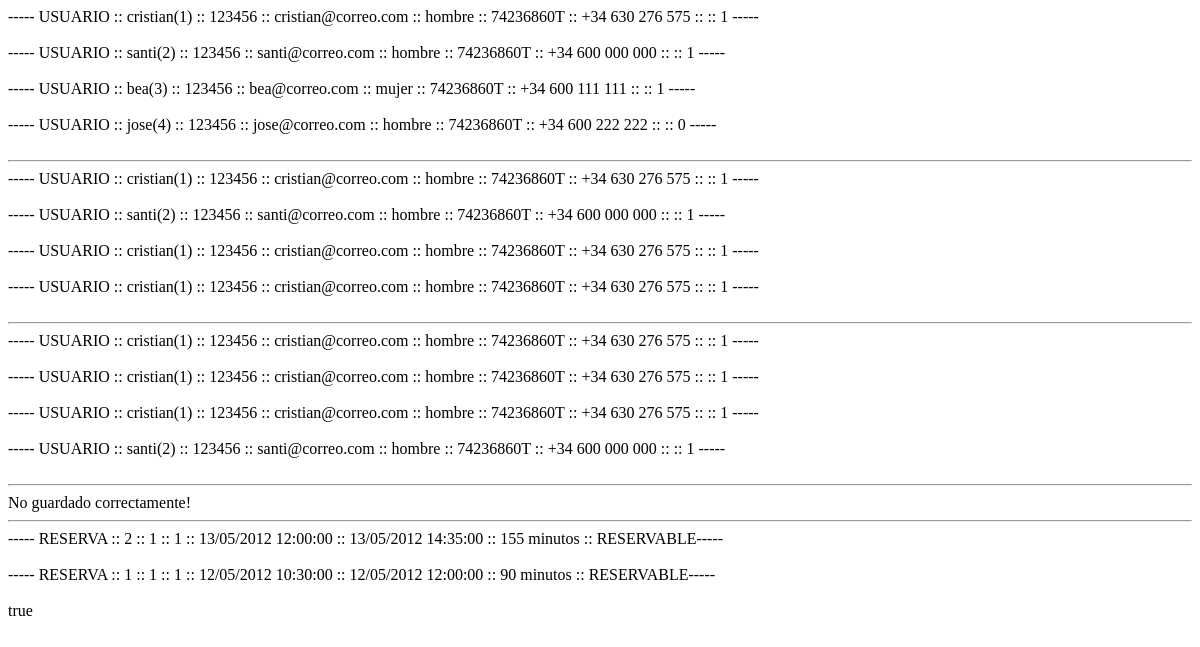
/Padel/index.php, run on an earlier commit of the app's database.
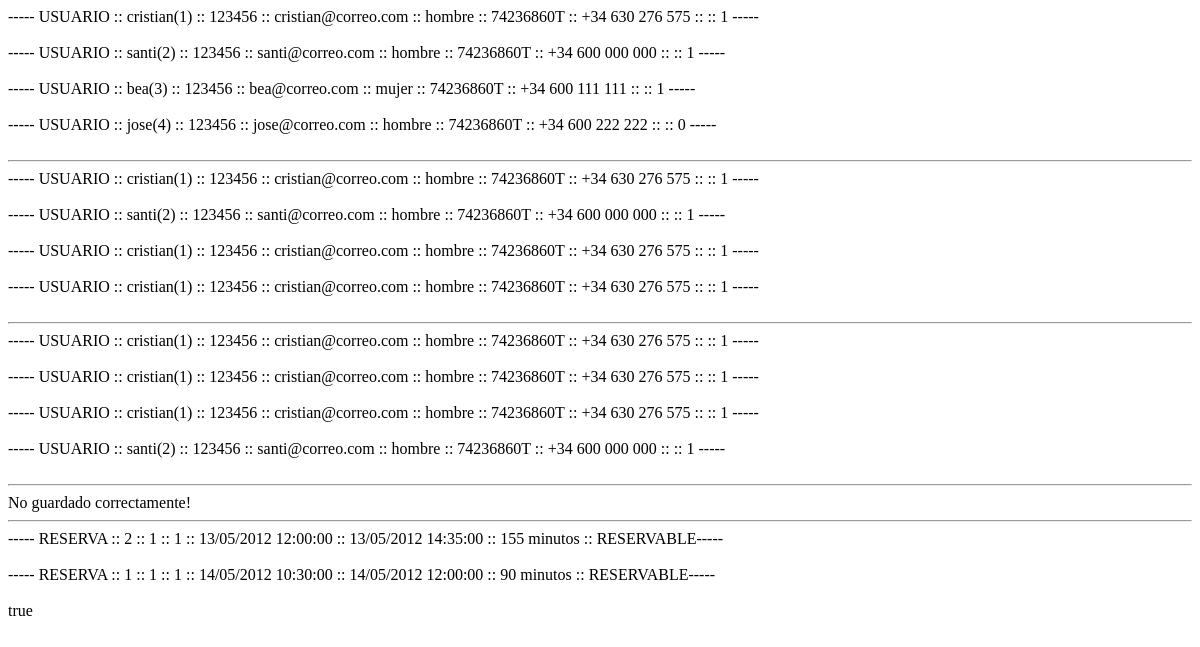
And on a later commit of the database.
### tables this page shows
create table usuarios
(
	id int not null auto_increment,
	email varchar(255) not null,
	nombre text not null,
	contrasena varchar(40) not null,
	dni text not null,
	sexo enum ('hombre', 'mujer') not null,
	direccion text not null,
	telefono text not null,
	admin int not null default 0,
	primary key (id),
	unique (email)
);

create table reservas
(
	id int not null auto_increment,
	id_usuario int not null,
	id_pista int not null,
	fecha_inicio datetime not null,
	fecha_fin datetime not null,
    reservable int not null default 1,
	primary key (id),
    unique (id_pista, fecha_inicio)
);

### Padel/BD.php (called while the page is built, shortened)
<?php
class BD
{
	private static $ip;
	private static $usuario;
	private static $contrasena;
	public static function espeficarDatos($ip, $usuario, $contrasena, $nombreBd)
	{
		self::$ip = $ip;
		self::$usuario = $usuario;
		self::$contrasena = $contrasena;
	}
	public static function conectar()
	{
		if (!($conexion=mysql_connect(self::$ip,self::$usuario,self::$contrasena)))
		{
			echo "<BD::conectar> No se pudo conectar al servidor de la base de datos.";
			$conexion = NULL;
		}
		return $conexion;
	}
	public static function desconectar($conexion = NULL)
	{
		if ($conexion != NULL)
			return mysql_close($conexion);
		else
			return mysql_close();
	}
}
?>

### Padel/minilibreria.php (called while the page is built, shortened)
<?php
    require_once 'BD.php';
    require_once 'ENUsuario.php';
    require_once 'ENReserva.php';
    function filtrarCadena($cadena)
    {
        if ($cadena != NULL)
        {
            if (is_string($cadena) || is_numeric($cadena))
            {
                $cadena = str_replace("'", "", $cadena);
                $cadena = str_replace("\\", "", $cadena);
                $cadena = str_replace("\"", "", $cadena);
                $cadena = str_replace("=", "", $cadena);
                $cadena = str_replace(">", "", $cadena);
                $cadena = str_replace("<", "", $cadena);
                $cadena = str_replace("\/", "", $cadena);
                $cadena = str_replace("/", "", $cadena);
                $cadena = str_replace("%", "", $cadena);
                $cadena = str_replace(";", ":", $cadena);
                $cadena = str_replace("|", "", $cadena);
                $cadena = str_replace("&", "", $cadena);
                return $cadena;
            }
        }
        return "";
    }
?>

### Padel/ENUsuario.php (the view, shortened to what this page needs)
<?php
require_once 'minilibreria.php';
class ENUsuario
{
    private $id;
    private $nombre;
     private $contrasena;
     private $email;
     private $sexo;
     private $telefono;
     private $dni;
     private $direccion;
     private $admin;
     public function setNombre($nombre)
     {
         $nombre = filtrarCadena($nombre);
         $this->nombre = $nombre;
     }
     public function setContrasena($contrasena)
     {
         $contrasena = filtrarCadena($contrasena);
         $this->contrasena = $contrasena;
     }
     public function setEmail($email)
     {
         $email = filtrarCadena($email);
         $this->email = $email;
     }
     public function setSexo($sexo)
     {
         if ($sexo != "hombre")
            $sexo = "mujer";
         $this->sexo = $sexo;
     }
     public function setTelefono($telefono)
     {
         $telefono = filtrarCadena($telefono);
         $this->telefono = $telefono;
     }
     public function setDni($dni)
     {
         $dni = filtrarCadena($dni);
         $this->dni = $dni;
     }
     public function setDireccion($direccion)
     {
         $direccion = filtrarCadena($direccion);
         $this->direccion = $direccion;
     }
     public function setAdmin($admin)
     {
         $this->admin = ($admin == 0 || $admin == "0") ? 0 : 1;
     }
    public function  __construct()
    {
        $this->id = 0;
        $this->nombre = "";
        $this->contrasena = "";
        $this->email = "";
        $this->sexo = null;
        $this->telefono = "";
        $this->dni = "";
        $this->direccion = "";
        $this->admin = 0;
    }
    public function toString()
    {
        return "----- USUARIO :: $this->nombre($this->id) :: $this->contrasena :: $this->email :: $this->sexo :: $this->dni :: $this->telefono :: $this->direccion :: $this->admin -----<br />";
    }
    private static function obtenerDatos($fila)
    {
        $usuario = new ENUsuario;
        $usuario->id = $fila[0];
        $usuario->email = $fila[1];
        $usuario->nombre = utf8_encode($fila[2]);
        $usuario->contrasena = $fila[3];
        $usuario->dni = utf8_encode($fila[4]);
        $usuario->sexo = $fila[5];
        $usuario->direccion = utf8_encode($fila[6]);
        $usuario->telefono = utf8_encode($fila[7]);
        $usuario->admin = $fila[8];
        return $usuario;
    }
    public static function obtenerTodos()
    {
        $listaUsuarios = NULL;
        try
        {
            $sentencia = "select * from usuarios order by id";
            $resultado = mysql_query($sentencia, BD::conectar());
            if ($resultado)
            {
                $listaUsuarios = array();
                $contador = 0;
                while ($fila = mysql_fetch_array($resultado))
                {
                    $usuario = self::obtenerDatos($fila);
                    if ($usuario != NULL)
                    {
                        $listaUsuarios[$contador++] = $usuario;
                    }
                    else
                    {
                        echo "ENUsuario::obtenerTodos() Usuario nulo nº $contador";
                    }
                }
            }
            else
            {
                echo "ENUsuario::obtenerTodos()".mysql_error();
            }
        }
        catch (Exception $e)
        {
            $listaUsuarios = NULL;
            echo "ENUsuario::obtenerTodos()".$e->getMessage();
        }
        return $listaUsuarios;
    }
    public static function obtenerPorEmail($email)
    {
        $email = filtrarCadena($email);
        $usuario = NULL;
        try
        {
            $sentencia = "select *";
            $sentencia = "$sentencia from usuarios";
            $sentencia = "$sentencia where email = '$email'";
            $resultado = mysql_query($sentencia, BD::conectar());
            if ($resultado)
            {
                $fila = mysql_fetch_array($resultado);
                if ($fila)
                {
                    $usuario = self::obtenerDatos($fila);
                }
            }
            else
            {
                echo "ENUsuario::obtenerPorEmail()".mysql_error();
            }
        }
        catch (Exception $e)
        {
            $usuario = NULL;
            echo "ENUsuario::obtenerPorEmail() ".$e->getMessage();
        }
        return $usuario;
    }
    public static function obtenerPorId($id)
    {
        $id = filtrarCadena($id);
        $usuario = NULL;
        try
        {
            $sentencia = "select *";
            $sentencia = "$sentencia from usuarios";
            $sentencia = "$sentencia where id = '$id'";
            $resultado = mysql_query($sentencia, BD::conectar());
            if ($resultado)
            {
                $fila = mysql_fetch_array($resultado);
                if ($fila)
                {
                    $usuario = self::obtenerDatos($fila);
                }
            }
            else
            {
                echo "ENUsuario::obtenerPorId() ".mysql_error();
            }
        }
        catch (Exception $e)
        {
            $usuario = NULL;
            echo "ENUsuario::obtenerPorId() ".$e->getMessage();
        }
        return $usuario;
    }
    public function guardar()
    {
        $guardado = false;
        if ($this->id == 0)
        {
            try
            {
                $conexion = BD::conectar();
                $sentencia = "insert into usuarios (nombre, contrasena, email, dni, sexo, direccion, telefono, admin)";
                $sentencia = "$sentencia values ('".utf8_decode($this->nombre)."', '".$this->contrasena."', '".$this->email."', '".utf8_decode($this->dni)."', '".$this->sexo."', '".utf8_decode($this->direccion)."', '".utf8_decode($this->telefono)."', '".$this->admin."')";
                $resultado = mysql_query($sentencia, $conexion);
                if ($resultado)
                {
                    $sentencia = "select id from usuarios where email = '".$this->email."'";
                    $resultado = mysql_query($sentencia, $conexion);
                    if ($resultado)
                    {
                        $fila = mysql_fetch_array($resultado);
                    }
                    else
                    {
                        echo "ENUsuario::guardar() ".mysql_error();
                    }
                }
                else
                {
                    echo "ENUsuario::guardar() ".mysql_error();
                }
            }
            catch (Exception $e)
            {
                echo "ENUsuario::guardar() ".$e->getMessage();
            }
        }
        return $guardado;
    }
}
?>

### Padel/index.php (shortened to what this page needs)
<!DOCTYPE html>
<html>
    <head>
    </head>
    <body>
        <?php
        require_once("minilibreria.php");
        $usuarios = ENUsuario::obtenerTodos();
        foreach ($usuarios as $usuario)
        {
            echo $usuario->toString()."<br />";
        }
        echo "<hr 7>";
        echo ENUsuario::obtenerPorEmail("cristian@correo.com")->toString()."<br />";
        echo ENUsuario::obtenerPorEmail("santi@correo.com")->toString()."<br />";
        echo ENUsuario::obtenerPorEmail("cristian@correo.com")->toString()."<br />";
        echo ENUsuario::obtenerPorEmail("cristian@correo.com")->toString()."<br />";
        echo "<hr 7>";
        echo ENUsuario::obtenerPorId(1)->toString()."<br />";
        echo ENUsuario::obtenerPorId("1")->toString()."<br />";
        echo ENUsuario::obtenerPorId("1")->toString()."<br />";
        echo ENUsuario::obtenerPorId("2")->toString()."<br />";
        echo "<hr 7>";
        $usuario = new ENUsuario();
        $usuario->setAdmin(0);
        $usuario->setContrasena("CONTRASEÑA");
        $usuario->setDireccion("calle falsa 123");
        $usuario->setDni("74236861Z");
        $usuario->setEmail("aaaaaaaaaaa.com");
        $usuario->setNombre("Cristiano Messi");
        $usuario->setSexo("hombre");
        $usuario->setTelefono("+34 000000000");
        if ($usuario->guardar())
            echo "Guardado correctamente!";
        else
            echo "No guardado correctamente!";
                echo "<hr 7>";
        $reservas = ENReserva::obtenerTodos();
        foreach ($reservas as $reserva)
        {
            echo $reserva->toString()."<br />";
        }
        $reserva = new ENReserva();
        $reserva->setIdUsuario(3);
        $reserva->setIdPista(3);
        $reserva->setFechaInicio("2012/05/14 20:00:00");
        $reserva->setFechaFin("2012/05/14 17:00:01");
        $reserva->setReservable(1);
        echo ($reserva->comprobarDisponibilidad() == true ? "true" : "false")."<br/>";
        ?>
    </body>
</html>

### Padel/ENReserva.php (shortened to what this page needs)
<?php
require_once 'minilibreria.php';
class ENReserva
{
    private $id;
    private $id_usuario;
    private $id_pista;
    private $fecha_inicio;
    private $fecha_fin;
    private $reservable;
    public function setIdUsuario($id_usuario)
    {
        $this->id_usuario = $id_usuario;
    }
    public function setIdPista($id_pista)
    {
        $this->id_pista = $id_pista;
    }
    public function setFechaInicio($fecha)
    {
        $this->fecha_inicio = new DateTime($fecha);
    }
    public function setFechaFin($fecha)
    {
        $this->fecha_fin = new DateTime($fecha);
    }
    public function getDuracion()
    {
        $interval = $this->fecha_inicio->diff($this->fecha_fin, true);
        return $interval->h * 60 + $interval->i;
    }
    public function setReservable($reservable)
    {
        $this->reservable = $reservable == 0 || $reservable == "0" ? 0 : 1;
    }
    public function __construct()
    {
        $this->id = 0;
        $this->id_usuario = 0;
        $this->id_pista = 0;
        $this->fecha_inicio = new DateTime();
        $this->fecha_fin = new DateTime();
        $this->reservable = 1;
    }
    public function toString() {
        return "----- RESERVA :: $this->id :: $this->id_usuario :: $this->id_pista :: ".$this->fecha_inicio->format("d/m/Y H:i:s")." :: ".$this->fecha_fin->format("d/m/Y H:i:s")." :: ".$this->getDuracion()." minutos :: ".($this->reservable ? "RESERVABLE" : "NO RESERVABLE")."-----<br />";
    }
    private static function obtenerDatos($fila) {
        $reserva = new ENReserva;
        $reserva->id = $fila[0];
        $reserva->id_usuario = $fila[1];
        $reserva->id_pista = $fila[2];
        $reserva->fecha_inicio = new DateTime($fila[3]);
        $reserva->fecha_fin = new DateTime($fila[4]);
        $reserva->reservable = $fila[5];
        return $reserva;
    }
    public static function obtenerTodos()
    {
        $lista = NULL;
        try
        {
            $sentencia = "select * from reservas order by id desc";
            $resultado = mysql_query($sentencia, BD::conectar());
            if ($resultado)
            {
                $lista = array();
                $contador = 0;
                while ($fila = mysql_fetch_array($resultado))
                {
                    $reserva = self::obtenerDatos($fila);
                    if ($reserva != NULL)
                    {
                        $lista[$contador++] = $reserva;
                    }
                    else
                    {
                        echo "ENReserva::obtenerTodos() Reserva nula nº $contador";
                    }
                }
            }
            else
            {
                echo "ENReserva::obtenerTodos()" . mysql_error();
            }
        }
        catch (Exception $e)
        {
            $lista = NULL;
            echo "ENReserva::obtenerTodos()" . $e->getMessage();
        }
        return $lista;
    }
    public function comprobarDisponibilidad()
    {
        $disponible = false;
        if ($this->id == 0)
        {
            try
            {
                $fechaInicioStr = $this->fecha_inicio->format("Y/m/d H:i:s");
                $fechaFinStr = $this->fecha_fin->format("Y/m/d H:i:s");
                $conexion = BD::conectar();
                $sentencia = "select id from reservas where id != '".$this->id."' and id_pista = '".$this->id_pista."' and ((fecha_inicio <= '$fechaInicioStr' and '$fechaInicioStr' < fecha_fin) or (fecha_inicio < '$fechaFinStr' and '$fechaFinStr' <= fecha_fin))";
                $resultado = mysql_query($sentencia, $conexion);
                if ($resultado)
                {
                    $disponible = true;
                    $fila = mysql_fetch_array($resultado);
                }
                else
                {
                    echo "ENReserva::comprobarDisponibilidad() " . mysql_error();
                }
            }
            catch (Exception $e)
            {
                echo "ENReserva::comprobarDisponibilidad() " . $e->getMessage();
            }
        }
        return $disponible;
    }
}
?>

What changed in the data, as far as the page shows it:
changed reservas id 1: fecha_inicio "12/05/2012 10:30:00" → "14/05/2012 10:30:00"; fecha_fin "12/05/2012 12:00:00" → "14/05/2012 12:00:00"
